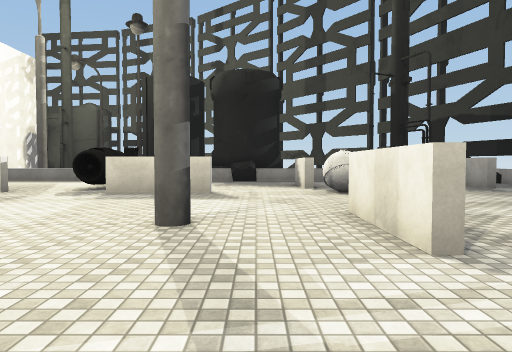
[1] (above)

22 first-person views from a walk through a 3-D level made in the Unity game engine. The camera is 1.4 m above the floor, tilts 2° down and sees 70° across. The floor is counted in squares, 2 m on a side. Each view is taken from the middle of a square. On the plan, view 1 faces up. The plan holds only what a view shows up to about 11 squares ahead; the rest is blank. The place goes on beyond the plan. The player character is not drawn. Some surface patterns are stand-ins.

[2]
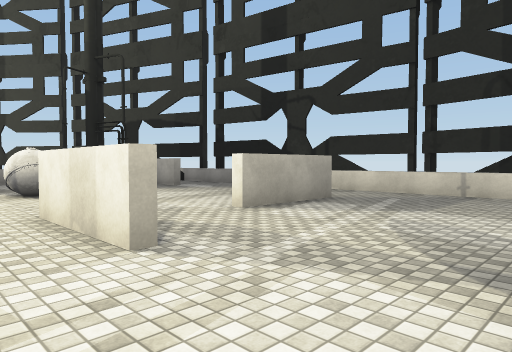

[3]
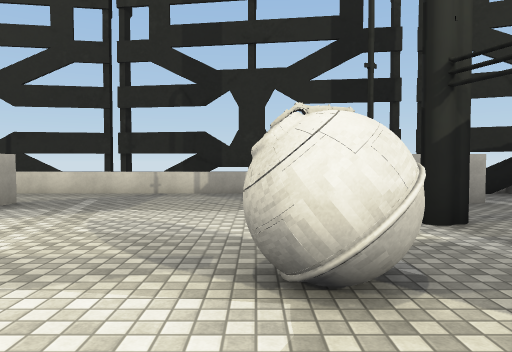

[4]
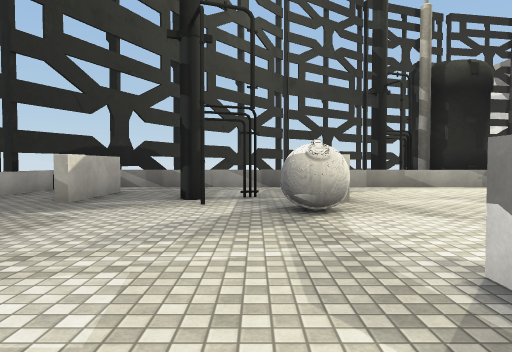

[5]
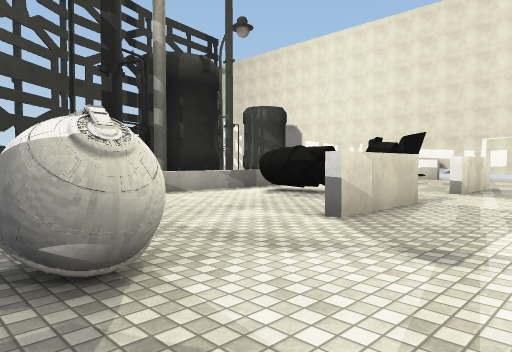

[6]
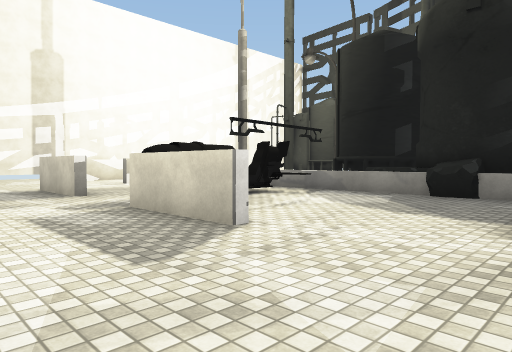

[7]
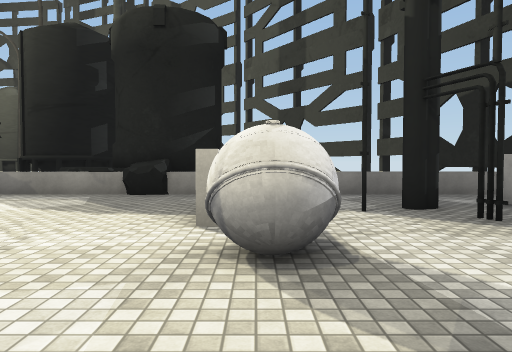

[8]
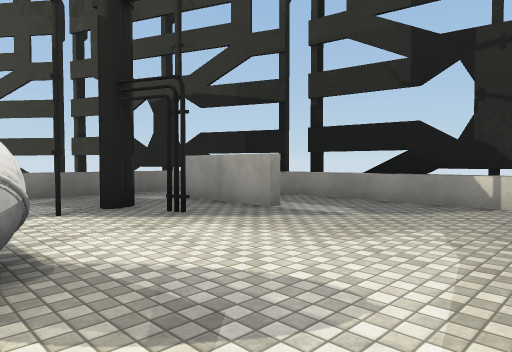

[9]
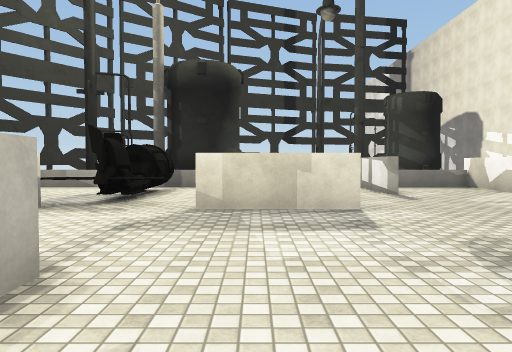

[10]
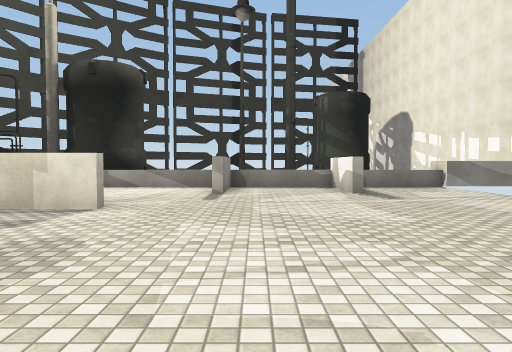

[11]
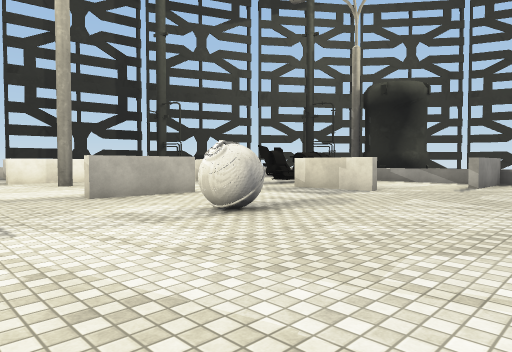

[12]
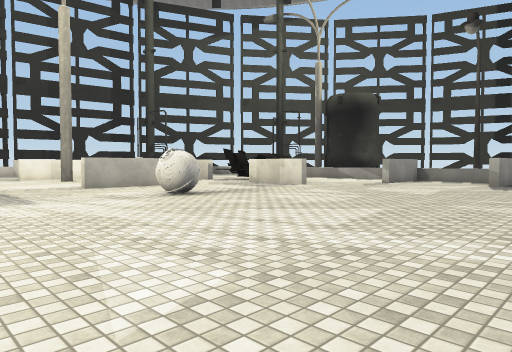

[13]
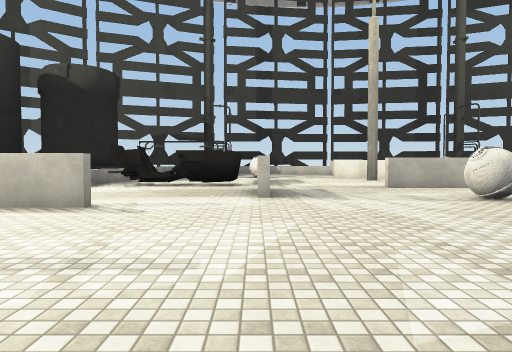

[14]
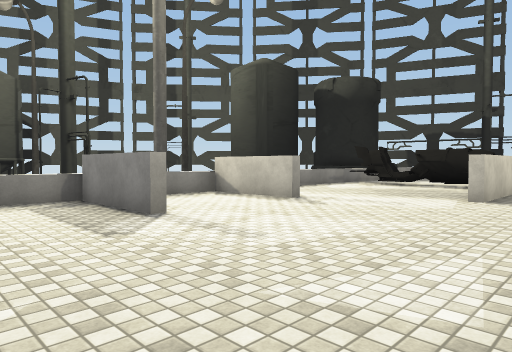

[15]
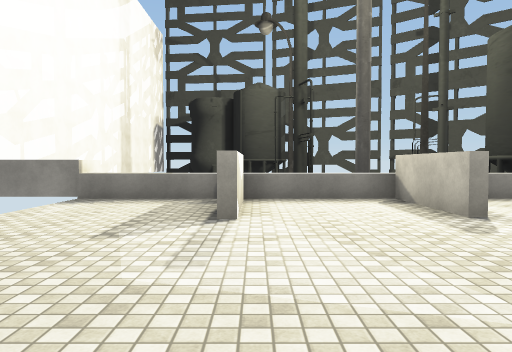

[16]
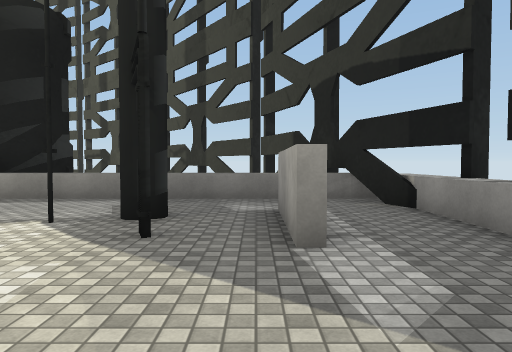

[17]
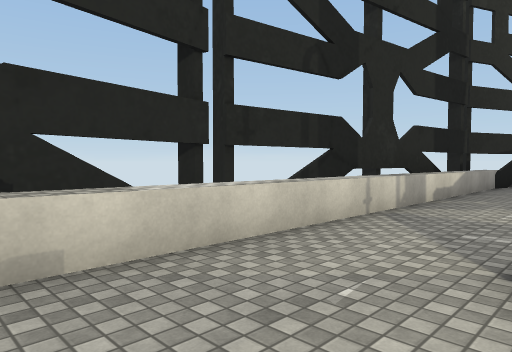

[18]
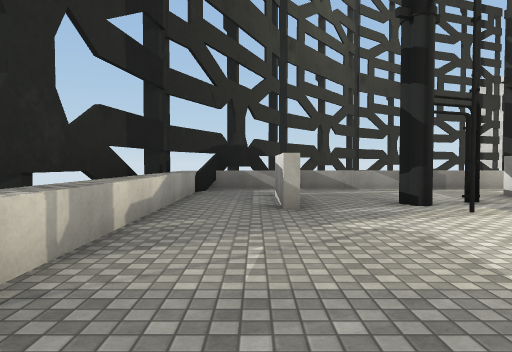

[19]
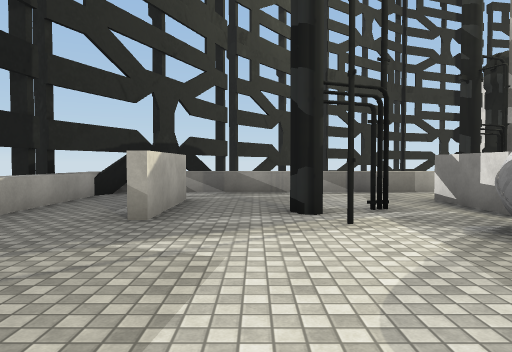

[20]
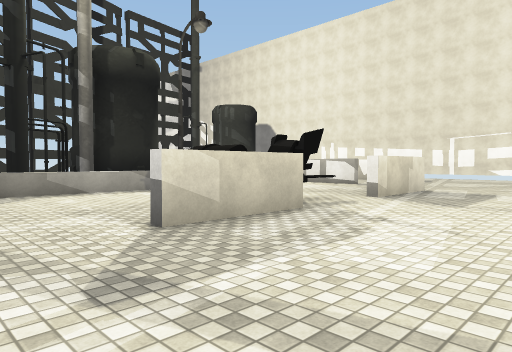

[21]
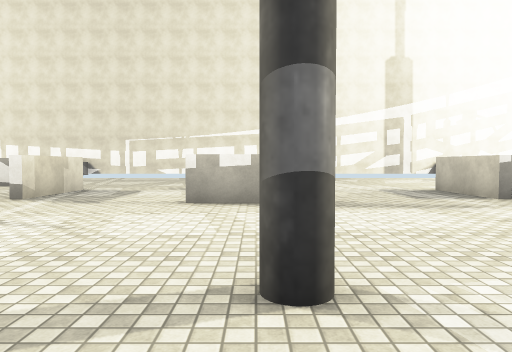

[22]
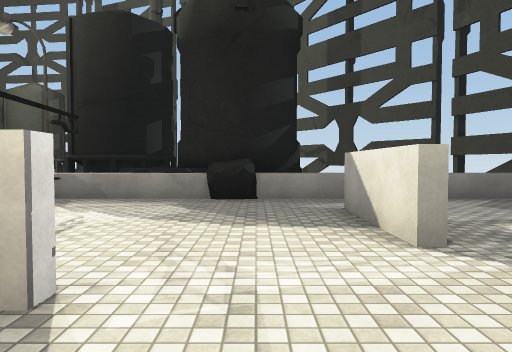

### Floor plan
Ten units are one square. View 1 is at (0, 0); x grows to the right and y downward. Boxes are objects, and circles mark ways between rooms. Rooms are numbered by the first view taken in them; rooms with no view inside come last. Other rooms are left out.
<svg viewBox="-180 -177 283 252">
<path fill="none" stroke="#000" d="M-54 -41 -54 -28M-57 -28 -57 -54M-36 5 -10 5M-60 -87 -86 -87M13 -28 13 -54M-10 -87 -36 -87M-40 -96 -49 -96M-86 5 -60 5M-41 30 -40 36M-41 30 -41 39M-39 30 -39 46M-39 39 -40 47M13 -100 13 -125M16 19 16 40M-42 -130 -41 -124M-43 -134 -43 -121M-102 -116 -102 -142M43 19 46 22M65 -42 39 -42M43 25 41 23 41 20M-3 -149 -8 -149 -14 -152M-102 58 -102 32M49 -117 45 -114M-132 35 -132 58M63 -100 63 -125M66 15 66 40M-135 -115 -135 -142 -175 -142M7 -153 2 -150M-135 41 -135 34M63 40 63 14M-30 -172 -35 -169M-132 -139 -132 -115M94 -73 90 -98M98 -51 96 -64M90 22 97 -25M81 -137 71 -162M-165 56 -165 58M75 70 85 48M-165 -154 -165 -142M-52 58 85 58M-9 -142 -35 -142M-102 -142 -132 -142M-132 58 -102 58M74 -142 0 -142M85 51 85 -105M-165 58 -141 58M85 -126 81 -137M85 -105 85 -132M84 -142 74 -142"/>
<rect x="-95" y="-45" width="10" height="10" fill="#bbb"><title>other object</title></rect>
<rect x="-35" y="-165" width="20" height="20" fill="#bbb"><title>other object</title></rect>
<rect x="15" y="-5" width="10" height="10" fill="#bbb"><title>other object</title></rect>
<rect x="15" y="-95" width="10" height="10" fill="#bbb"><title>other object</title></rect>
<rect x="25" y="25" width="10" height="10" fill="#bbb"><title>other object</title></rect>
<rect x="35" y="5" width="10" height="10" fill="#bbb"><title>other object</title></rect>
<rect x="35" y="-115" width="10" height="10" fill="#bbb"><title>other object</title></rect>
<rect x="45" y="-115" width="10" height="10" fill="#bbb"><title>other object</title></rect>
<circle cx="70" cy="-130" r="3" fill="#2a7"/>
<circle cx="80" cy="-115" r="3" fill="#2a7"/>
<text x="-40" y="-40">1</text>
<text x="80" y="-120">2</text>
</svg>
Room 1 opens to room 2.

Where each view was taken, in squares from view 1:
view 1: 0 up, 0 right, facing up
view 2: 0 up, 0 right, facing up-right
view 3: 0 up, 0 right, facing right
view 4: 5 up, 3 right, facing down
view 5: 2 up, 3 right, facing down-left
view 6: 6 up, 2 right, facing up-left
view 7: 6 up, 2 right, facing up
view 8: 6 up, 2 right, facing up-right
view 9: 5 up, 7 left, facing down
view 10: 5 up, 11 left, facing down
view 11: 8 up, 13 left, facing down-right
view 12: 9 up, 16 left, facing down-right
view 13: 9 up, 16 left, facing right
view 14: 7 up, 16 left, facing up-right
view 15: 7 up, 13 left, facing up
view 16: 7 up, 6 right, facing up
view 17: 7 up, 6 right, facing down-right
view 18: 4 up, 7 right, facing down
view 19: 3 up, 5 right, facing down
view 20: 3 up, 1 right, facing down-left
view 21: 4 up, 1 right, facing left
view 22: 7 up, 0 right, facing up
